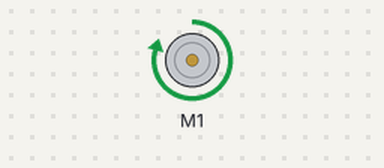
This sketch was run on a simulated Arduino Uno, built with avr-gcc and run on an emulated ATmega328P. Shown: DC motor (green arrow = forward, orange = backward, longer = faster). What the sketch prints to the serial monitor is not drawn.

Above: at 0.5 s.
At 1.5 s:
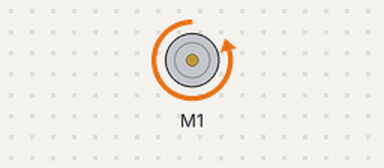
At 5.5 s:
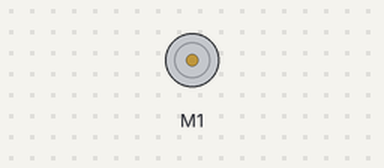
Timing chart, 0 to 6.9 s (numbered marks = the images above):
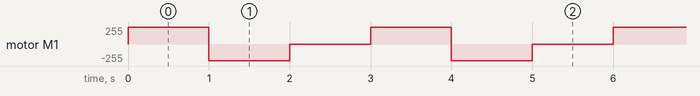

Measured:
- by itself, motor M1: repeats every 3.0 s: backward 250/255 1.0 s, stopped 1.0 s, forward 250/255 1.0 s

The sketch:

Car2.ino
```cpp
#include <AFMotor.h>

AF_DCMotor motor(1,MOTOR12_64KHZ);

void setup()
{

  //Set initial speed of the motor & stop
  Serial.begin(19200);
  motor.setSpeed(250);
  motor.run(RELEASE);
  Serial.println("Setup completed...");
}

void loop()
{
motor.run(FORWARD);
delay(1000);
motor.run(BACKWARD);
delay(1000);
motor.run(RELEASE);
delay(1000);
}
```
